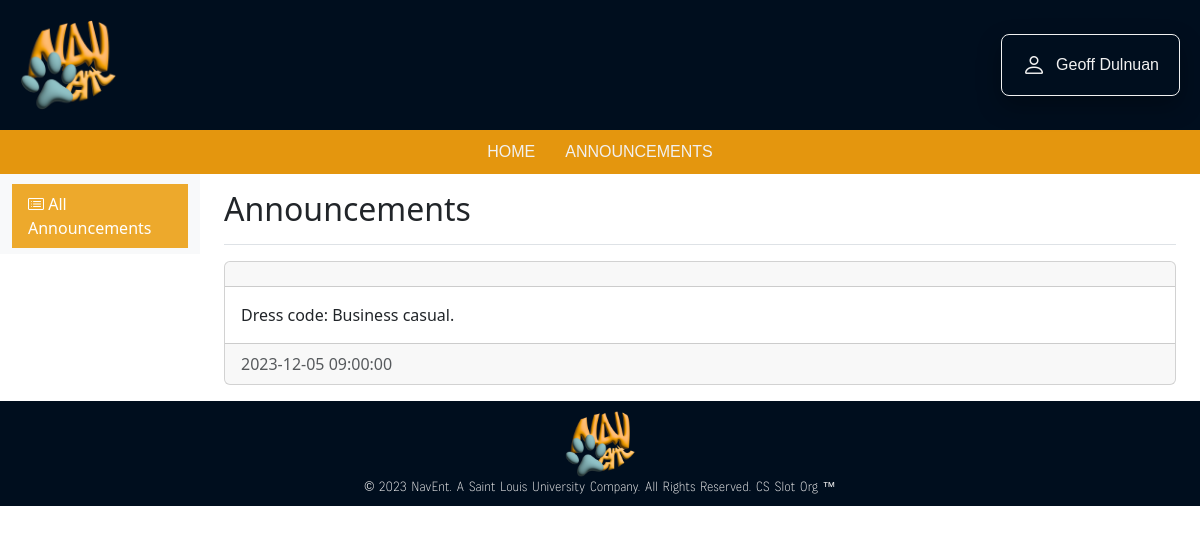
Page /client/announcement.php (signed in) on the committed database.
### tables this page shows
CREATE TABLE `announcements` (
  `Announcement_ID` varchar(255) NOT NULL,
  `Date_Posted` datetime NOT NULL,
  `Details` text NOT NULL,
  `Event_ID` varchar(255) DEFAULT NULL
);

### client/announcement.php (the view, shortened to what this page needs)
<?php
require_once "../php/dbconnection.php";
$userID = $_SESSION['userId'];
$st = $conn -> prepare('SELECT Event_ID FROM REGISDETAILS WHERE User_ID = ?');
$st -> bind_param("i",$userID);
$st -> execute();
$result = $st -> get_result();
if ($result->num_rows != 0) {
    while ($row = $result->fetch_assoc()) {
        $events[] = $row['Event_ID'];
    }
}
$placeholders = implode(',', array_fill(0, count($events), '?'));
?>
<!doctype html>
<html lang="en">
  <head>
    <link href="https://cdn.jsdelivr.net/npm/bootstrap@5.3.2/dist/css/bootstrap.min.css" rel="stylesheet">
    <link rel="stylesheet" href="https://cdn.jsdelivr.net/npm/bootstrap-icons@1.11.2/font/bootstrap-icons.min.css">
    <link rel="stylesheet" href="style/announcement.css">
</head>
  <body>
    <header>
      <div class="d-flex align-items-center justify-content-between">
        <div class="logo">
            <img src="../res/imgs/navi-event-logo(3d).png" alt="Logo">
        </div>
        <div class="pf-dropdown">
          <button class="btn" type="button" data-bs-toggle="dropdown" aria-expanded="false">
            <div class="d-flex align-items-center">
                <div class="profile-box">
                    <div class="pf">
                      <div class="profile-icon">
                        <i class="bi bi-person"></i>
                    </div>
                    <span class="username"><?php echo $_SESSION['username']; ?></span>
                    </div>
            </div>
          </button>
        </div>
      </div>
    </header>
    <nav>
        <div class="nav-links">
            <a href="../index.php">HOME</a>
            <a href="../client/announcement.php">ANNOUNCEMENTS</a>
        </div>
    </nav>
    <div class="container-fluid">
        <div class="row">
            <nav id="sidebar" class="col-md-3 col-lg-2 d-md-block bg-light sidebar">
                <div class="position-sticky">
                    <ul class="nav flex-column">
                        <li class="nav-item">
                            <a class="nav-link active" href="#">
                                <i class="bi bi-card-list"></i> All Announcements
                            </a>
                        </li>
                    </ul>
                </div>
            </nav>
            <main class="col-md-9 ms-sm-auto col-lg-10 px-md-4">
                <div class="d-flex justify-content-between flex-wrap flex-md-nowrap align-items-center pt-3 pb-2 mb-3 border-bottom">
                    <h1 class="h2">Announcements</h1>
                </div>
                <?php
                $st = $conn->prepare("SELECT * FROM Announcements WHERE Event_ID IN ($placeholders)");
                $types = str_repeat('s', count($events));
                $st->bind_param($types, ...$events);
                $st->execute();
                $result = $st->get_result();
                while ($row = $result->fetch_assoc()) {
                ?>
                <div class="card mb-3">
                    <div class="card-header">
                    </div>
                    <div class="card-body">
                        <p class="card-text"><?php echo $row['Details']; ?></p>
                    </div>
                    <div class="card-footer text-muted">
                        <?php echo $row['Date_Posted']; ?>
                    </div>
                </div>
                <?php
                }
                ?>
            </main>
        </div>
    </div>
        <footer>
        <div class="footer-bottom">
            <div class="logo">
                <img src="../res/imgs/navi-event-logo(3d).png" alt="Logo" class="footer-logo">
            </div>
            <p>© 2023 NavEnt. A Saint Louis University Company. All Rights Reserved. CS Slot Org ™</p>
        </div>
    </footer>
    </body>
  </html>

### client/style/announcement.css (style rules this page uses)
header { background-color: #000e1e; color: #F1F1F1; padding: 20px; }
.logo img { max-height: 90px; margin: 0; padding: 0; }
.pf { height: 40px; display: flex; cursor: pointer; padding: 10px; align-items: center; }
.profile-icon { color: #F1F1F1; max-height: 30px; font-size: 24px; margin-right: 10px; }
.pf-dropdown { display: inline-block; position: relative; }
.pf-dropdown .btn { border: 1px solid #F1F1F1; border-radius: 8px; padding: 10px; cursor: pointer; box-shadow: 0 10px 25px rgba(0, 0, 0, 0.3); transition: border-color 0.3s ease; }
.username { color: #F1F1F1; font-family: 'Curiosa ExtraLight', sans-serif; font-weight: 500; flex: 1; }
.profile-icon, .username { display: flex; align-items: center; }
nav { display: flex; justify-content: center; align-items: center; background-color: #E4960E; padding: 10px 20px; }
.nav-links { font-size: medium; display: flex; list-style: none; margin: 0; padding: 0; }
.nav-links a { color: #F1F1F1; text-decoration: none; margin: 0 15px; font-family: 'Curiosa ExtraBold', sans-serif; position: relative; display: flex; align-items: center; justify-content: center; }
.nav-links a::before { content: ''; position: absolute; bottom: 0; left: 0; width: 0; height: 2px; background-color: #71999B; transition: width 0.5s; }
#sidebar { height: 10vh; }
#sidebar .nav-link { color: #000; }
#sidebar .nav-link.active { color: #fff; background-color: #EDA92C; }
footer { position: relative; width: 100%; color: #F1F1F1; font-family: 'CAZentrum Condensed Light', sans-serif; font-size: 13px; text-align: center; word-spacing: 2px; }
.footer-bottom { background: #000e1e; padding: 10px 0; display: flex; flex-direction: column; align-items: center; justify-content: center; }
.footer-logo { max-width: 70px; height: auto; margin-bottom: 20px; }
footer p { margin: 0; }

### rows in the picture
announcements: Details "Dress code: Business casual.", Date_Posted "2023-12-05 09:00:00"

### other values in the picture
$_SESSION['username'] "Geoff Dulnuan"
